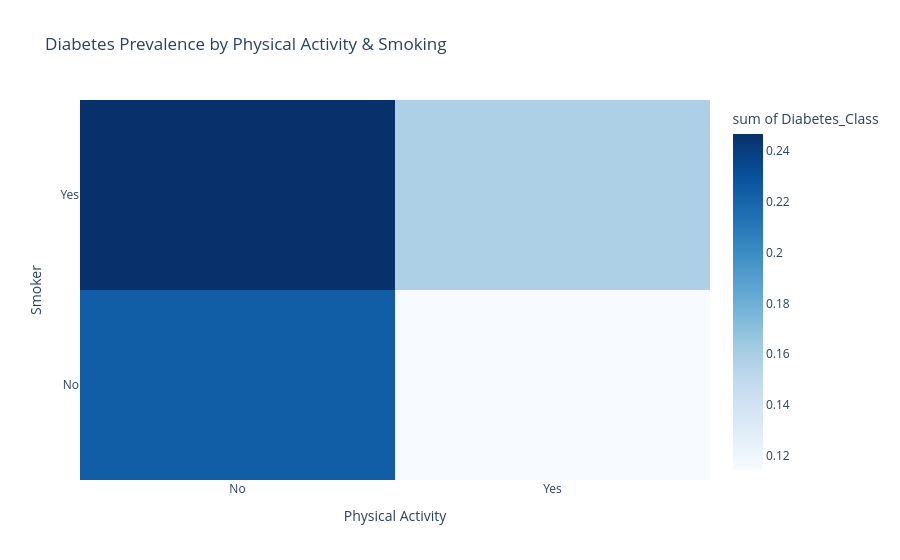

Write notebook code for a chart like this one.
### Markdown cell above
<a id="physical-activity-vs-smoker-by-diabetes"></a>
### Physical Activity vs Smoker by Diabetes Class

### Code cell
heatmap_data = diabetes_df.groupby(['Physical_Activity', 'Smoker'])['Diabetes_Class'].mean().reset_index()  #trying to groupby Physical Activity & Smoker in a heatmap_data. Computing mean of diabetes class to get the prevalance in that particular combination. 
# Reset index turns the grouped result back into a normal dataframe

fig = px.density_heatmap(     #using a density heatmap from plotly to show the differnet combinations with the prevelance by shade
    heatmap_data,
    x='Physical_Activity',
    y='Smoker',
    z='Diabetes_Class',
    color_continuous_scale='Blues',
    title='Diabetes Prevalence by Physical Activity & Smoking'
)

fig.update_layout(
    xaxis=dict(tickmode='array', tickvals=[0, 1], ticktext=['No', 'Yes']), #shows ticks only for 0 and 1 and replace them with tick text as No/yes
    yaxis=dict(tickmode='array', tickvals=[0, 1], ticktext=['No', 'Yes']),
    xaxis_title='Physical Activity',
    yaxis_title='Smoker'
)

fig.show()

### Figure 1 — Plotly figure (JSON) as saved in the notebook; plotly's stock layout.template omitted (floating-point values rounded to 4 significant figures)
{"data": [{"coloraxis": "coloraxis", "histfunc": "sum", "hovertemplate": "Physical_Activity=%{x}<br>Smoker=%{y}<br>sum of Diabetes_Class=%{z}<extra></extra>", "name": "", "type": "histogram2d", "x": [0, 0, 1, 1], "xaxis": "x", "xbingroup": "x", "y": [0, 1, 0, 1], "yaxis": "y", "ybingroup": "y", "z": [0.2234, 0.2468, 0.1143, 0.1578]}], "layout": {"autosize": true, "coloraxis": {"colorbar": {"title": {"text": "sum of Diabetes_Class"}}, "colorscale": [[0, "rgb(247,251,255)"], [0.125, "rgb(222,235,247)"], [0.25, "rgb(198,219,239)"], [0.375, "rgb(158,202,225)"], [0.5, "rgb(107,174,214)"], [0.625, "rgb(66,146,198)"], [0.75, "rgb(33,113,181)"], [0.875, "rgb(8,81,156)"], [1, "rgb(8,48,107)"]]}, "legend": {"tracegroupgap": 0}, "title": {"text": "Diabetes Prevalence by Physical Activity & Smoking"}, "xaxis": {"anchor": "y", "autorange": true, "domain": [0, 1], "range": [-0.5, 1.5], "tickmode": "array", "ticktext": ["No", "Yes"], "tickvals": [0, 1], "title": {"text": "Physical Activity"}, "type": "linear"}, "yaxis": {"anchor": "x", "autorange": true, "domain": [0, 1], "range": [-0.5, 1.5], "tickmode": "array", "ticktext": ["No", "Yes"], "tickvals": [0, 1], "title": {"text": "Smoker"}, "type": "linear"}}}
